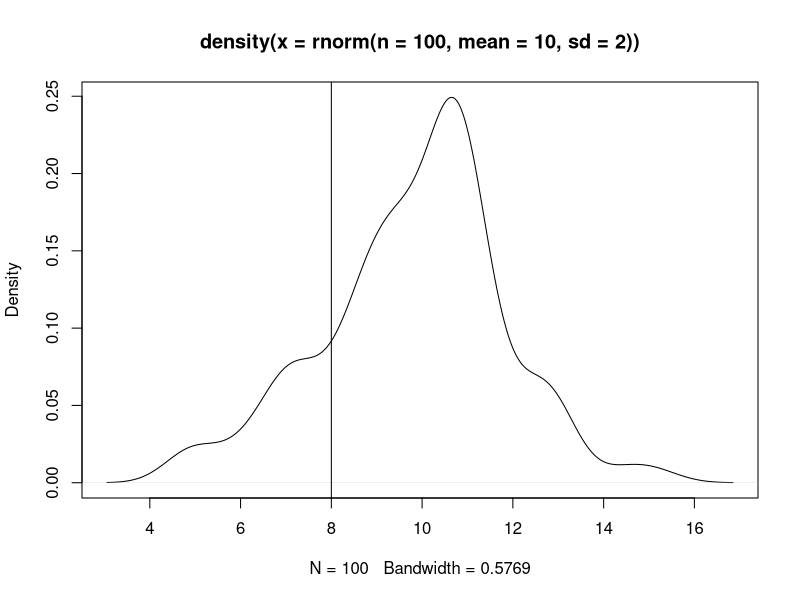

Write the R code that produced this figure. (Note: this script raises an error after producing the figure.)
### Summary of Days Before
# Day 1: Object type, assignment, basic subsetting and extraction, 
# Day 2: Logic, loops, and functions
# Day 3: Plotting with base and ggplot2

### Day 4###########################################
# Some basic statistical analyses
# this is not a lecture on Stats, but a lecture on Stats in R!
# probability distributions
# Linear regression, model selection
# Anova 

#### General summary statistics ####
summary(CO2)
mean(CO2$uptake)
median(CO2[CO2$conc=="95",]$uptake)
sd(CO2[CO2$conc=="95",]$uptake)
var(CO2[CO2$conc=="95",]$uptake)
mode <- function(x) { # to calculate the most common value
  tab <- table(x) # count the frequency of each unique value
  index.of.max<-nnet:::which.is.max(tab) #find the index of the value with max freq
  as.integer(names(tab)[nnet:::which.is.max(tab)]) # turn the value into an integer
}
mode(CO2$uptake)

### Probability Distributions ####
set.seed (234) # is your best friend for reproducibility. Initializes a pseudorandom number generator.
rnorm(n=100,mean=10,sd=2) #generate 100 values from a normal distribution with mean 10 and sd 2
?runif()
#R has many distributions in base package
#https://stat.ethz.ch/R-manual/R-devel/library/stats/html/Distributions.html
plot(density(rnorm(n=100,mean=10,sd=2))) #what happens if we change n?
pnorm(8,mean=10,sd=2)
abline(v=8)

### Models and Regressions ####
# continous response variable
# continuous and/or categorical predictor variables

# look at data 
head(CO2)
ggplot(data=CO2,aes(x=CO2$conc,y=CO2$uptake))+
  geom_point()+
  geom_smooth(method="lm",se=TRUE,fullrange=TRUE,level=0.95)


#create linear regression models
# lm - linear model assumes that error around observed data are normally distributed around 0
# create a linear model that minimizes difference between observed and line

CO2.mod <- lm(data=CO2,uptake ~ conc) # regression formula
names(CO2.mod) #various output
plot(CO2.mod$residuals) # are these uniformly distributed, to support use of a linear model?
summary(CO2.mod) 

CO2.mod2 <- lm(data=CO2,uptake ~ conc+Type) # regression formula
summary(CO2.mod2)

ggplot(data=CO2,aes(x=CO2$conc,y=CO2$uptake,color=Type))+
  geom_point()+
  geom_smooth(method="lm",se=TRUE,fullrange=TRUE,level=0.95)

# compare models with AIC: Akaike's Information Criterion
# goodness of fit but penalty for number of parameters to discourage overfitting
AIC(CO2.mod,CO2.mod2) # which model is better/has lower AIC?

#predict new values of uptake for other concentrations
predictCO2<-data.frame(conc = rep(seq(1000,1490,10),2),Type=c(rep("Quebec",50),rep("Mississippi",50)))
newPredictions<-predict(CO2.mod2,predictCO2)

### Significance testing #####
# or do an ANOVA to look at differences in
# is variation in uptake due to variation in conc, type, or both?
CO2.aov2 <- aov(uptake ~ conc+Type, data = CO2)
summary(CO2.aov2)


### Exercises
# Day 4: Statistics
  # 1) do a linear regression on the dataset::trees with girth and height and volume, with whatever hypothesis you can come up with
  # 2) based on your regression, predict new values of your response variable given new values of your explanatory variables
  # 3) create a vector called "age" that has 20 random values drawn from a uniform distribution from 21 to 30.
# Day 1: Assignment, subsetting
  # 4) Look at the sleep dataset from datasets:sleep 
  # 5) How many extra hours, on average did everyone sleep?
  # 6) How many extra hours, on average, did people given Drug 1 sleep? 
  # 7) Use the cbind() function to add "age" from Exercise 3 to the datasets:sleep
  # 8) Create another column to sleep, called 'More' and fill it with NA's. 
  # 8) Create a list where the first item is the ID column, the second item is the drug column, the third item is the extra hours of sleep, and the fourth item is the age
# Day 2: Logic, Loops, Functions
  #9) Use the for loop to go through each row(i.e., person) of your sleep dataset. 
  #   If the person slept more hours (positive value for 'extra'), assign them a 1 in the 'More' column
  #   Else, assign them a 0 in the 'More' column   
# Day 3: Plotting
  #10 Use this skeleton to plot the distribution of sleep per group.
ggplot()+
  geom_density(data=,aes(,col=))
  #11 Color the distributions and give them some transparency
ggplot()+
  geom_density(data=,aes(,col=,fill=),alpha=)
  #12 Maually change the group colors to magenta and orange

